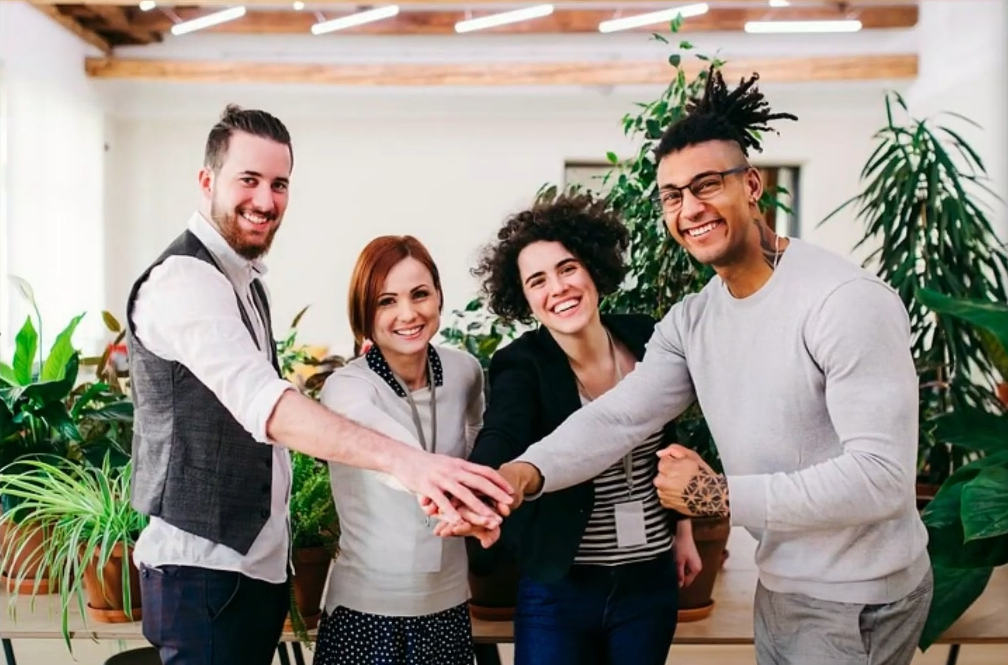
#> input picture Tutorial2D/Gente.png, 1008 x 665 px
$ python 12_Operadores_Morfologicos.py
#> lines starting #> are read from the running program, lines starting #| are printed output that depends on the picture; after the words box and inside, x2 and y2 are one past the last pixel; in counts of white or black regions, pixels touching at a corner belong together
import cv2
import numpy as np

imG = cv2.imread('Gente.png', 0)
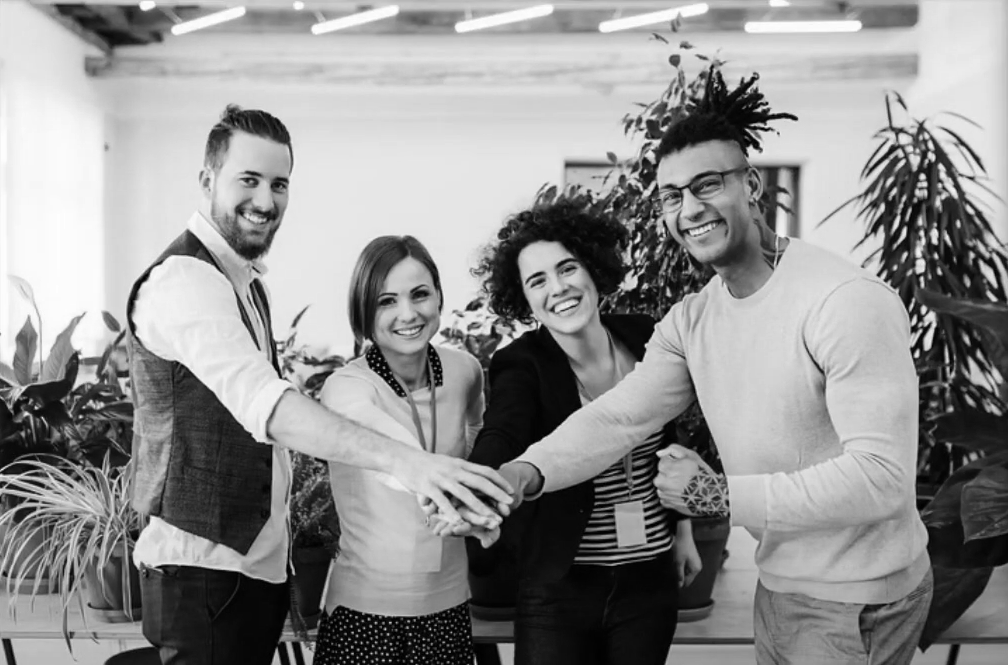
#> imG: shape (665, 1008); min 0, max 255, mean 144.4
_,im_bin = cv2.threshold(imG,127,255,cv2.THRESH_BINARY)
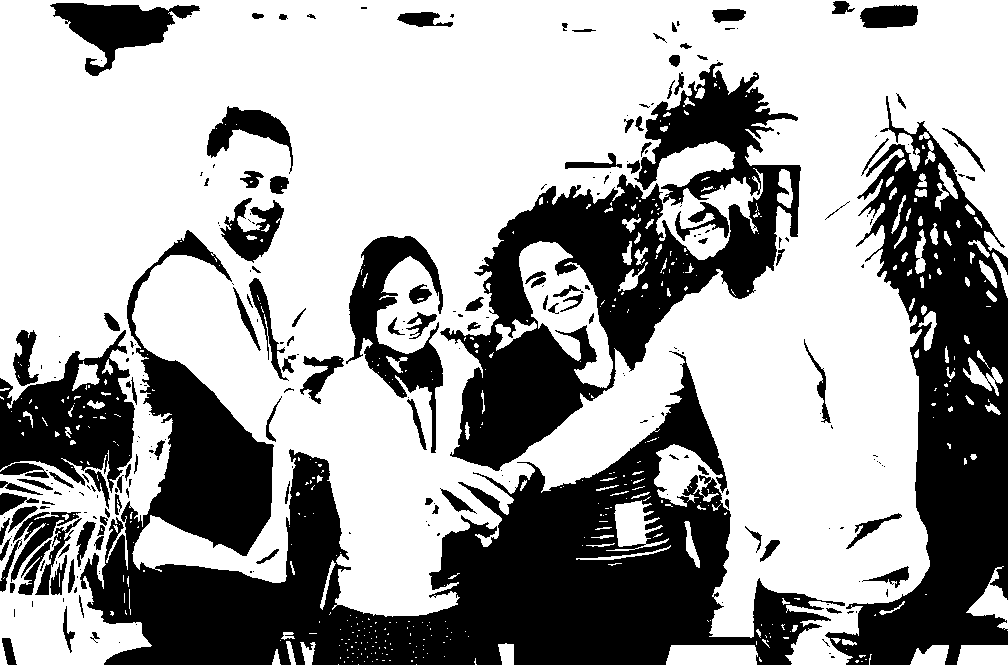
#> im_bin: shape (665, 1008); 63.6% white; 256 black regions (145 under 20 px), largest, box (x1, y1, x2, y2) and area: (80, 230, 845, 665) 103213, (440, 62, 801, 471) 47475, (825, 96, 1008, 665) 46393
cv2.imshow("Normal", im_bin)


cruz = cv2.getStructuringElement(cv2.MORPH_CROSS,(5,5))
print(cruz)
elipse = cv2.getStructuringElement(cv2.MORPH_ELLIPSE,(5,5))
print(elipse)
rectangulo = cv2.getStructuringElement(cv2.MORPH_RECT,(5,5))
print(rectangulo)

erosion_cruz = cv2.erode(im_bin,cruz)
#> erosion_cruz: shape (665, 1008); 56.3% white; 73 black regions (12 under 20 px), largest, box (x1, y1, x2, y2) and area: (0, 58, 1008, 665) 268012, (48, 1, 202, 78) 5543, (216, 196, 286, 275) 2761
erosion_elipse = cv2.erode(im_bin,elipse)
#> erosion_elipse: shape (665, 1008); 55.3% white; 65 black regions (4 under 20 px), largest, box (x1, y1, x2, y2) and area: (0, 58, 1008, 665) 273447, (48, 1, 202, 78) 5640, (216, 196, 286, 275) 2918
erosion_rectangulo = cv2.erode(im_bin,rectangulo)
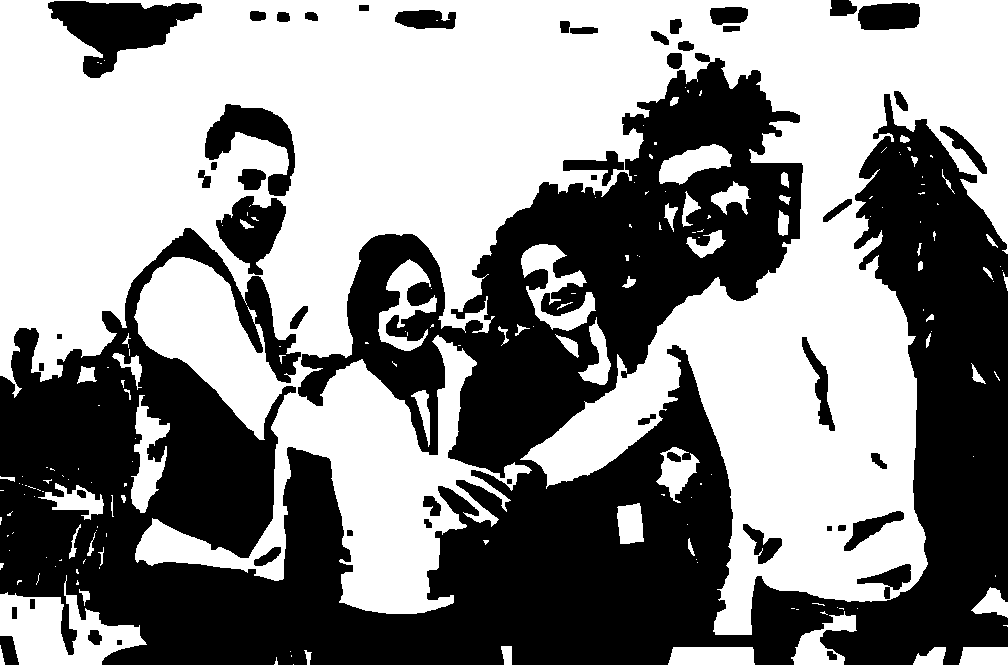
#> erosion_rectangulo: shape (665, 1008); 54% white; 51 black regions, largest, box (x1, y1, x2, y2) and area: (0, 53, 1008, 665) 283541, (48, 1, 202, 78) 5841, (205, 104, 295, 196) 3298

cv2.imshow("Erosion", np.hstack([erosion_cruz,erosion_elipse,erosion_rectangulo]))
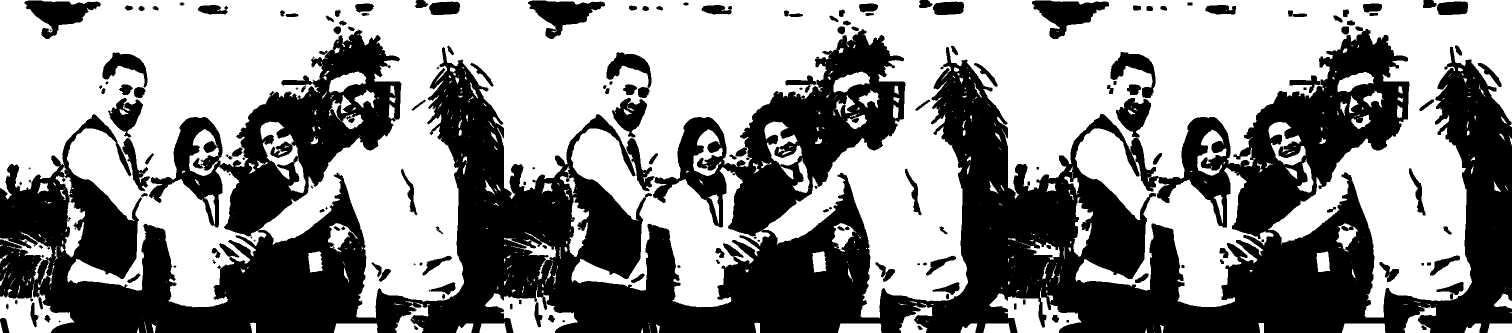
#> window 'Erosion': shape (665, 3024) (shown at 1/2 size); 55.2% white; 185 black regions (16 under 20 px), largest, box (x1, y1, x2, y2) and area: (0, 53, 3024, 665) 825780, (2064, 1, 2218, 78) 5841, (1056, 1, 1210, 78) 5640

dilatacion_cruz = cv2.dilate(im_bin,cruz)
#> dilatacion_cruz: shape (665, 1008); 71.2% white; 318 black regions (225 under 20 px), largest, box (x1, y1, x2, y2) and area: (83, 365, 820, 665) 72708, (828, 138, 1008, 665) 38460, (483, 167, 786, 368) 19240
dilatacion_elipse = cv2.dilate(im_bin,elipse)
#> dilatacion_elipse: shape (665, 1008); 72.4% white; 237 black regions (158 under 20 px), largest, box (x1, y1, x2, y2) and area: (85, 367, 820, 665) 70567, (828, 144, 1008, 665) 37052, (483, 167, 784, 367) 18281
dilatacion_rectangulo = cv2.dilate(im_bin,rectangulo)
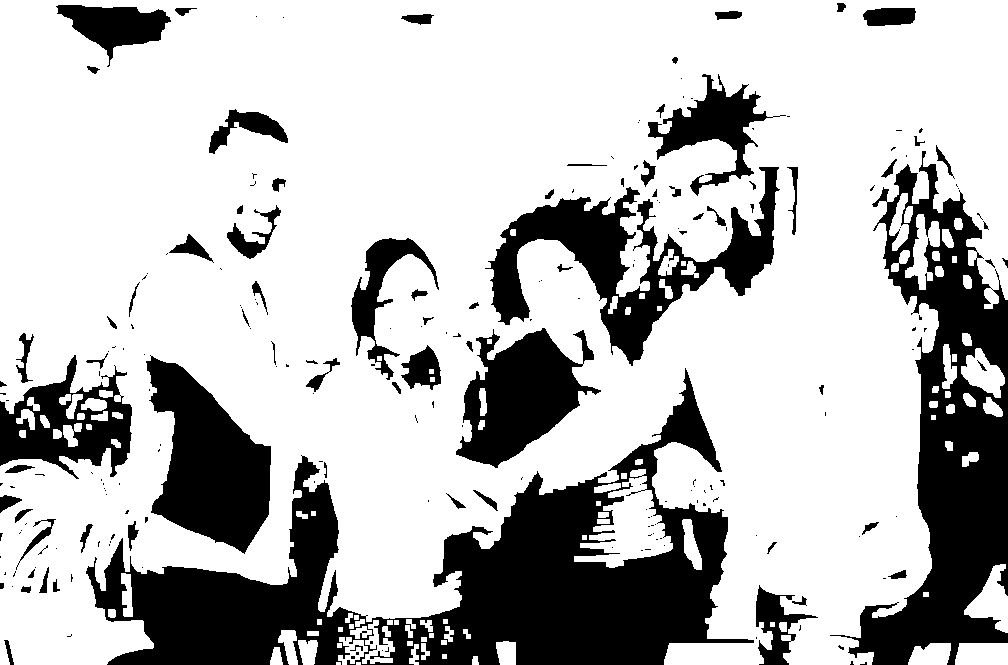
#> dilatacion_rectangulo: shape (665, 1008); 73.9% white; 223 black regions (145 under 20 px), largest, box (x1, y1, x2, y2) and area: (86, 368, 754, 665) 65793, (830, 151, 1008, 665) 35177, (485, 167, 780, 366) 17127

cv2.imshow("Diilatacion", np.hstack([dilatacion_cruz,dilatacion_elipse,dilatacion_rectangulo]))
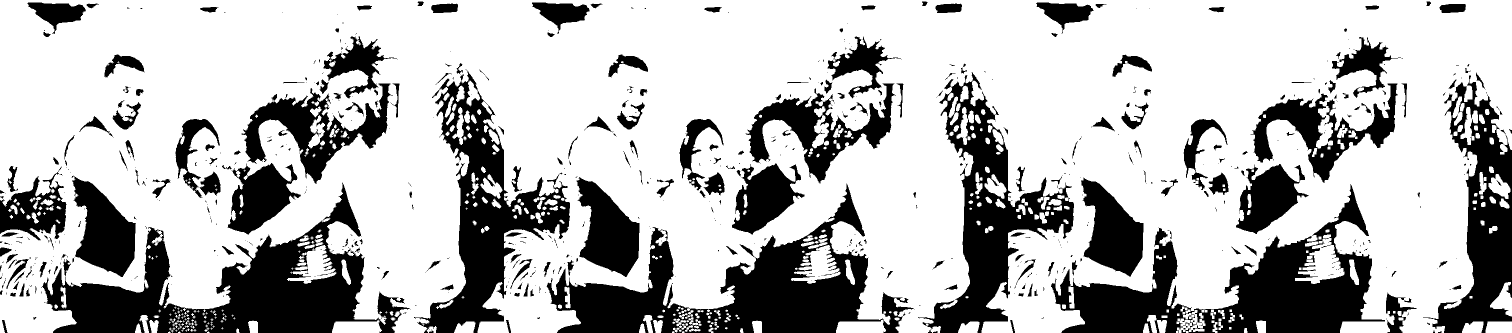
#> window 'Diilatacion': shape (665, 3024) (shown at 1/2 size); 72.5% white; 762 black regions (520 under 20 px), largest, box (x1, y1, x2, y2) and area: (83, 365, 820, 665) 72708, (1093, 367, 1828, 665) 70567, (2102, 368, 2770, 665) 65793

cierre_cruz = cv2.morphologyEx(im_bin, cv2.MORPH_CLOSE, cruz)
#> cierre_cruz: shape (665, 1008); 65.2% white; 146 black regions (33 under 20 px), largest, box (x1, y1, x2, y2) and area: (81, 363, 824, 665) 83166, (826, 124, 1008, 665) 45016, (481, 64, 801, 370) 32444
cierre_elipse = cv2.morphologyEx(im_bin, cv2.MORPH_CLOSE, elipse)
#> cierre_elipse: shape (665, 1008); 65.5% white; 137 black regions (15 under 20 px), largest, box (x1, y1, x2, y2) and area: (83, 365, 824, 665) 82687, (826, 142, 1008, 665) 44424, (481, 71, 801, 369) 32148
cierre_rectangulo = cv2.morphologyEx(im_bin, cv2.MORPH_CLOSE, rectangulo)
#> cierre_rectangulo: shape (665, 1008); 66.2% white; 125 black regions (1 under 20 px), largest, box (x1, y1, x2, y2) and area: (84, 366, 820, 665) 81075, (828, 143, 1008, 665) 43879, (483, 165, 782, 368) 22731

cv2.imshow("Cierre", np.hstack([cierre_cruz,cierre_elipse,cierre_rectangulo]))

apertura_cruz = cv2.morphologyEx(im_bin, cv2.MORPH_OPEN, cruz)
#> apertura_cruz: shape (665, 1008); 61.9% white; 190 black regions (123 under 20 px), largest, box (x1, y1, x2, y2) and area: (79, 230, 845, 665) 106975, (440, 62, 801, 471) 51126, (822, 96, 1008, 665) 48301
apertura_elipse = cv2.morphologyEx(im_bin, cv2.MORPH_OPEN, elipse)
#> apertura_elipse: shape (665, 1008); 61.6% white; 127 black regions (76 under 20 px), largest, box (x1, y1, x2, y2) and area: (0, 96, 1008, 665) 178145, (300, 60, 801, 471) 61257, (50, 3, 200, 76) 4703
apertura_rectangulo = cv2.morphologyEx(im_bin, cv2.MORPH_OPEN, rectangulo)
#> apertura_rectangulo: shape (665, 1008); 61% white; 99 black regions (52 under 20 px), largest, box (x1, y1, x2, y2) and area: (0, 60, 1008, 665) 243509, (50, 3, 200, 76) 4722, (220, 198, 284, 273) 2169

cv2.imshow("Apertura", np.hstack([apertura_cruz,apertura_elipse,apertura_rectangulo]))
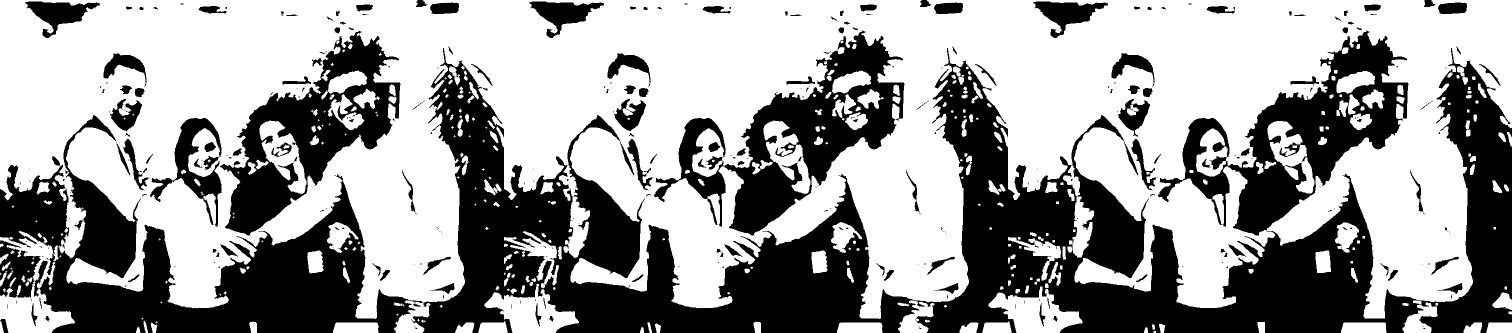
#> window 'Apertura': shape (665, 3024) (shown at 1/2 size); 61.5% white; 412 black regions (251 under 20 px), largest, box (x1, y1, x2, y2) and area: (822, 60, 3024, 665) 470456, (79, 230, 845, 665) 106975, (1308, 60, 1809, 471) 61257


cv2.waitKey(0)
cv2.destroyAllWindows()

$ run again, with Tutorial2D/Gato.png copied over Tutorial2D/Gente.png
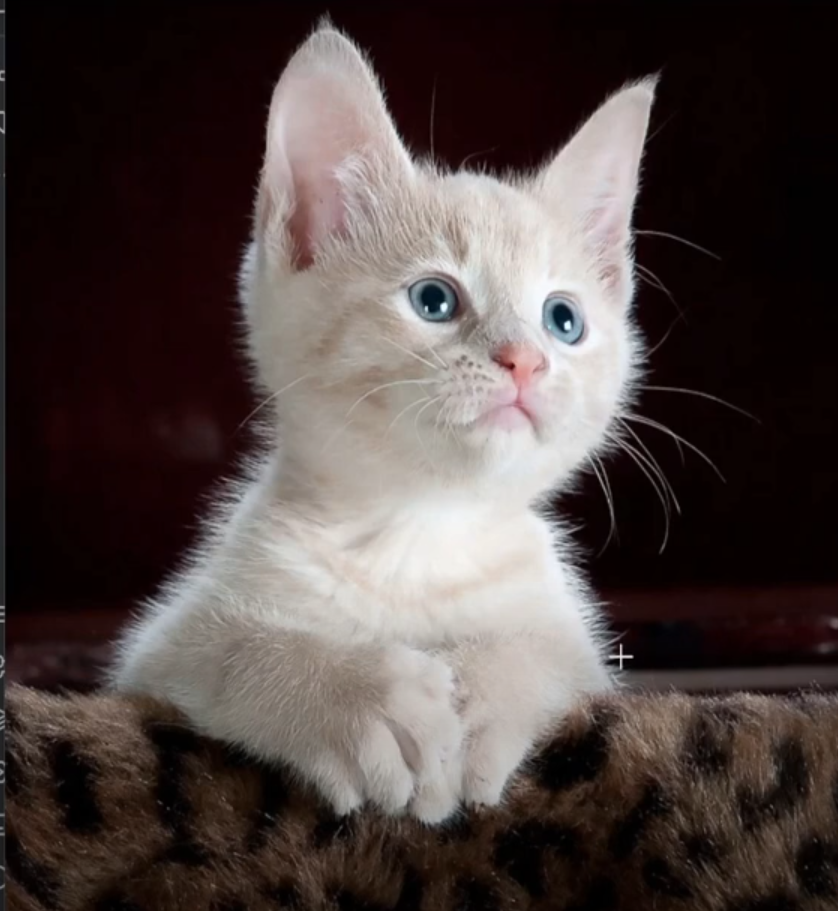
#> input picture Tutorial2D/Gato.png, 838 x 911 px
#> `_,im_bin = cv2.threshold(imG,127,255,cv2.THRESH_BINARY)`:
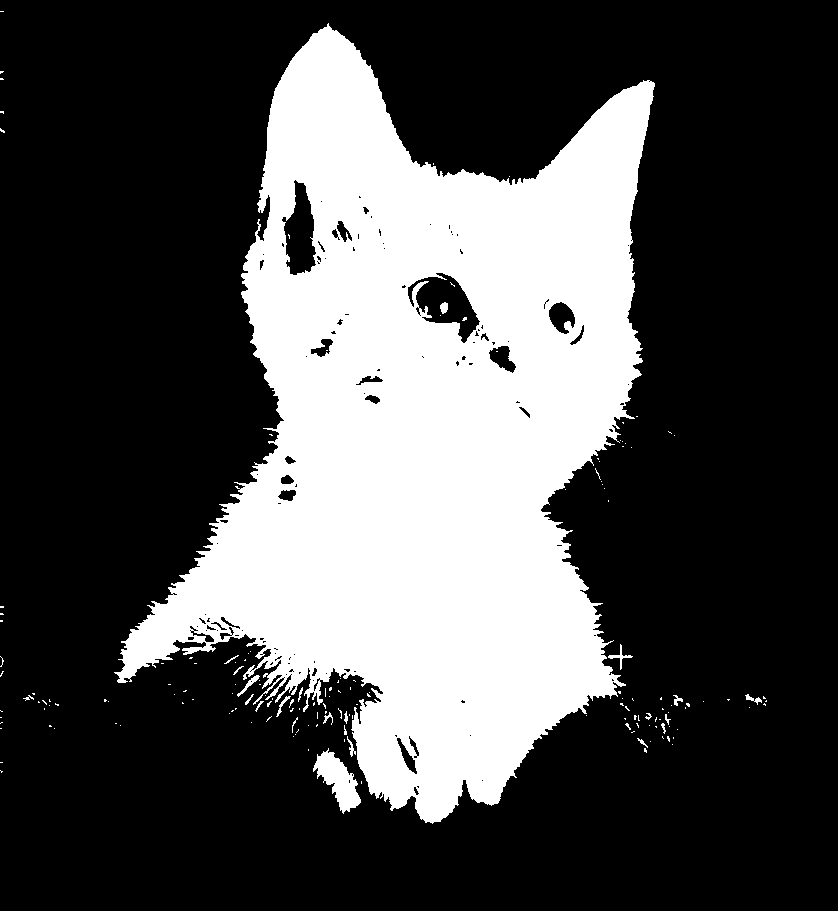
#> im_bin: shape (911, 838); 29.9% white; 167 white regions (145 under 20 px), largest, box (x1, y1, x2, y2) and area: (114, 23, 655, 824) 225591, (313, 748, 361, 814) 1450, (608, 644, 633, 670) 116
#> erosion_cruz: shape (911, 838); 28.1% white; 60 white regions (54 under 20 px), largest, box (x1, y1, x2, y2) and area: (119, 27, 653, 822) 213155, (316, 753, 359, 810) 1073, (207, 630, 221, 641) 61, (442, 304, 446, 312) 24, (414, 284, 422, 295) 23, (195, 637, 203, 642) 23
#> erosion_elipse: shape (911, 838); 27.8% white; 30 white regions (25 under 20 px), largest, box (x1, y1, x2, y2) and area: (120, 28, 653, 821) 210923, (316, 754, 359, 809) 1003, (207, 631, 219, 641) 46, (196, 637, 203, 641) 21, (442, 304, 446, 311) 20
#> erosion_rectangulo: shape (911, 838); 27.4% white; 19 white regions (15 under 20 px), largest, box (x1, y1, x2, y2) and area: (121, 29, 652, 820) 208268, (317, 754, 358, 808) 922, (209, 632, 219, 640) 32, (200, 625, 205, 631) 24
#> dilatacion_cruz: shape (911, 838); 31.9% white; 62 white regions (26 under 20 px), largest, box (x1, y1, x2, y2) and area: (112, 21, 657, 826) 240634, (643, 710, 676, 747) 386, (743, 692, 769, 708) 211
#> dilatacion_elipse: shape (911, 838); 32.3% white; 53 white regions (9 under 20 px), largest, box (x1, y1, x2, y2) and area: (112, 21, 657, 826) 242924, (643, 706, 676, 747) 513, (21, 691, 61, 712) 293
#> dilatacion_rectangulo: shape (911, 838); 32.7% white; 48 white regions, largest, box (x1, y1, x2, y2) and area: (112, 21, 657, 826) 245893, (643, 706, 676, 747) 605, (21, 691, 61, 712) 360
#> cierre_cruz: shape (911, 838); 30.4% white; 139 white regions (120 under 20 px), largest, box (x1, y1, x2, y2) and area: (114, 23, 655, 824) 229145, (313, 748, 361, 814) 1520, (608, 644, 633, 670) 130
#> cierre_elipse: shape (911, 838); 30.5% white; 101 white regions (84 under 20 px), largest, box (x1, y1, x2, y2) and area: (114, 23, 655, 824) 229925, (313, 748, 362, 814) 1523, (661, 714, 672, 742) 112
#> cierre_rectangulo: shape (911, 838); 30.6% white; 82 white regions (66 under 20 px), largest, box (x1, y1, x2, y2) and area: (114, 23, 655, 824) 231158, (313, 748, 362, 814) 1533, (645, 712, 674, 742) 199
#> apertura_cruz: shape (911, 838); 29.4% white; 18 white regions (5 under 20 px), largest, box (x1, y1, x2, y2) and area: (117, 25, 655, 824) 222861, (314, 751, 361, 812) 1380, (412, 282, 424, 297) 76
#> apertura_elipse: shape (911, 838); 29.4% white; 14 white regions (4 under 20 px), largest, box (x1, y1, x2, y2) and area: (118, 26, 655, 823) 222451, (314, 752, 361, 811) 1382, (412, 282, 423, 296) 74
#> apertura_rectangulo: shape (911, 838); 29.2% white; 8 white regions, largest, box (x1, y1, x2, y2) and area: (119, 27, 654, 822) 221639, (315, 752, 360, 810) 1370, (194, 636, 205, 643) 72
#> `cv2.imshow("Apertura", np.hstack([apertura_cruz,apertura_elipse,apertu..`:
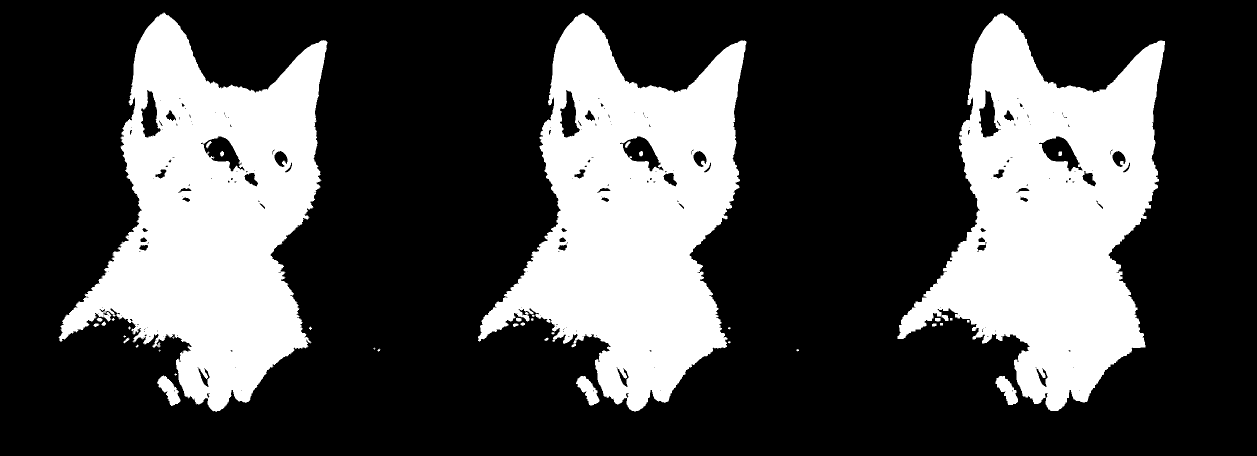
#> window 'Apertura': shape (911, 2514) (shown at 1/2 size); 29.4% white; 40 white regions (9 under 20 px), largest, box (x1, y1, x2, y2) and area: (117, 25, 655, 824) 222861, (956, 26, 1493, 823) 222451, (1795, 27, 2330, 822) 221639
